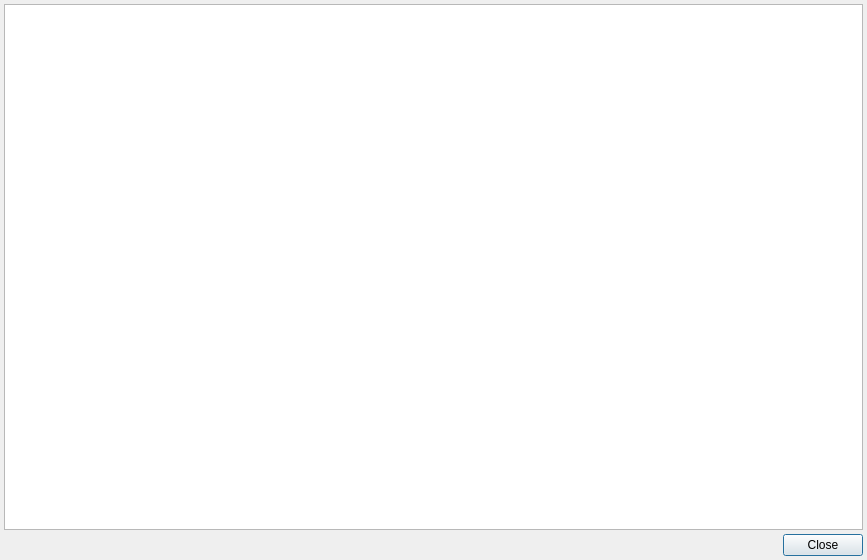
<?xml version="1.0" encoding="UTF-8"?>
<ui version="4.0">
 <class>ReleaseNotesDialog</class>
 <widget class="QDialog" name="ReleaseNotesDialog">
  <property name="geometry">
   <rect>
    <x>0</x>
    <y>0</y>
    <width>867</width>
    <height>560</height>
   </rect>
  </property>
  <property name="windowTitle">
   <string>Release Notes</string>
  </property>
  <layout class="QVBoxLayout" name="verticalLayout">
   <property name="spacing">
    <number>4</number>
   </property>
   <property name="leftMargin">
    <number>4</number>
   </property>
   <property name="topMargin">
    <number>4</number>
   </property>
   <property name="rightMargin">
    <number>4</number>
   </property>
   <property name="bottomMargin">
    <number>4</number>
   </property>
   <item>
    <widget class="ImageTextBrowser" name="textBrowser"/>
   </item>
   <item>
    <layout class="QHBoxLayout" name="horizontalLayout">
     <property name="spacing">
      <number>8</number>
     </property>
     <property name="rightMargin">
      <number>0</number>
     </property>
     <item>
      <spacer name="horizontalSpacer">
       <property name="orientation">
        <enum>Qt::Orientation::Horizontal</enum>
       </property>
       <property name="sizeHint" stdset="0">
        <size>
         <width>40</width>
         <height>20</height>
        </size>
       </property>
      </spacer>
     </item>
     <item>
      <widget class="QLabel" name="label">
       <property name="text">
        <string/>
       </property>
       <property name="openExternalLinks">
        <bool>true</bool>
       </property>
      </widget>
     </item>
     <item>
      <widget class="QPushButton" name="pushButton">
       <property name="text">
        <string>Close</string>
       </property>
      </widget>
     </item>
    </layout>
   </item>
  </layout>
 </widget>
 <customwidgets>
  <customwidget>
   <class>ImageTextBrowser</class>
   <extends>QTextBrowser</extends>
   <header>ImageTextBrowser.h</header>
  </customwidget>
 </customwidgets>
 <resources/>
 <connections>
  <connection>
   <sender>pushButton</sender>
   <signal>clicked()</signal>
   <receiver>ReleaseNotesDialog</receiver>
   <slot>accept()</slot>
   <hints>
    <hint type="sourcelabel">
     <x>825</x>
     <y>535</y>
    </hint>
    <hint type="destinationlabel">
     <x>760</x>
     <y>537</y>
    </hint>
   </hints>
  </connection>
 </connections>
</ui>
